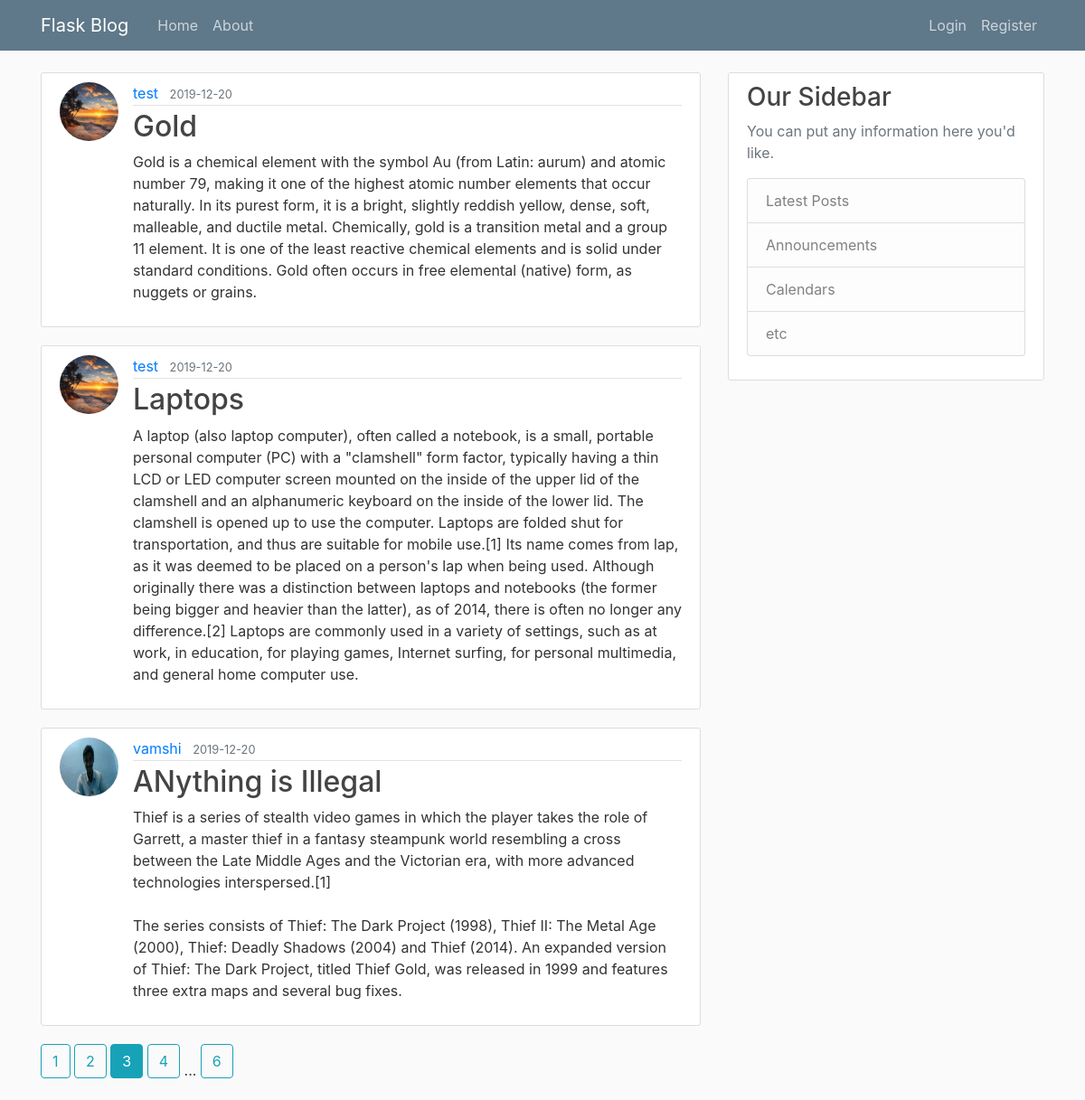
Screenshot of /home?page=3 with the database file from the repository.
### flaskblog/models.py (models this page shows, shortened)
class Post(db.Model):
    id = db.Column(db.Integer, primary_key=True)
    title = db.Column(db.String(100), nullable=False)
    date_posted = db.Column(db.DateTime, nullable=False, default=datetime.utcnow)
    content = db.Column(db.Text, nullable=False)
    user_id = db.Column(db.Integer, db.ForeignKey('user.id'), nullable=False)

class User(db.Model, UserMixin):
    id = db.Column(db.Integer, primary_key=True)
    username = db.Column(db.String(20), unique=True, nullable=False)
    email = db.Column(db.String(120), unique=True, nullable=False)
    image_file = db.Column(db.String(20), nullable=False, default='default.jpeg')
    password = db.Column(db.String(60), nullable=False)
    posts = db.relationship('Post', backref='author', lazy=True)

### flaskblog/main/routes.py (the view)
@main.route("/")
@main.route("/home",methods=['GET'])
def home():
    page = request.args.get('page',1,type=int)
    posts = Post.query.order_by(Post.date_posted.desc()).paginate(page=page, per_page=3)
    return render_template('home.html', posts=posts)

### flaskblog/templates/home.html
{% extends "layout.html" %}
{% block content %}
	{% for post in posts.items %}
		<article class="media content-section">
			<img src="{{ url_for('static', filename='pics/'+ post.author.image_file) }}" class="rounded-circle article-img">
		  <div class="media-body">
		    <div class="article-metadata">
		      <a class="mr-2" href="{{ url_for('users.user_posts', username=post.author.username) }}">{{ post.author.username }}</a>
		      <small class="text-muted">{{ post.date_posted.strftime('%Y-%m-%d') }}</small>
		    </div>
		    <h2><a class="article-title" href="{{ url_for('posts.post',post_id = post.id) }}">{{ post.title }}</a></h2>
		    <p class="article-content">{{ post.content }}</p>
		  </div>
		</article>
	{%endfor%}
	{% for page_num in posts.iter_pages(left_edge=1, right_edge=1, left_current=1, right_current=2) %}
		{% if page_num %}
			{% if posts.page == page_num %}
				<a class="btn btn-info mb-4" href="{{ url_for('main.home',page = page_num) }}">
				{{ page_num }}
			</a>
			{% else %}
				<a class="btn btn-outline-info mb-4" href="{{ url_for('main.home',page = page_num) }}">
				{{ page_num }}
			</a>
			{%endif%}
		{%else%}
			...
		{%endif%}
	{%endfor%}
{% endblock content %}

### flaskblog/static/main.css (style rules this page uses)
body { background: #fafafa; color: #333333; margin-top: 5rem; }
h1, h2, h3, h4, h5, h6 { color: #444444; }
.content-section { background: #ffffff; padding: 10px 20px; border: 1px solid #dddddd; border-radius: 3px; margin-bottom: 20px; }
.article-title { color: #444444; }
.article-content { white-space: pre-line; }
.article-img { height: 65px; width: 65px; margin-right: 16px; }
.article-metadata { padding-bottom: 1px; margin-bottom: 4px; border-bottom: 1px solid #e3e3e3 }

### rows the page displays
Post: image_file (placeholder picture), author.username "test", date_posted "2019-12-20", title "Gold", content "Gold is a chemical element with the symbol Au (from Latin: aurum) and atomic number 79, making it one of the highest atomic number elements that occur naturally. In its purest form, it is a bright, slightly reddish yellow, dense, soft, malleable, and ductile metal. Chemically, gold is a transition metal and a group 11 element. It is one of the least reactive chemical elements and is solid under standard conditions. Gold often occurs in free elemental (native) form, as nuggets or grains."
Post: image_file (placeholder picture), author.username "test", date_posted "2019-12-20", title "Laptops", content "A laptop (also laptop computer), often called a notebook, is a small, portable personal computer (PC) with a \"clamshell\" form factor, typically having a thin LCD or LED computer screen mounted on the inside of the upper lid of the clamshell and an alphanumeric keyboard on the inside of the lower lid. The clamshell is opened up to use the computer. Laptops are folded shut for transportation, and thus are suitable for mobile use.[1] Its name comes from lap, as it was deemed to be placed on a person's lap when being used. Although originally there was a distinction between laptops and notebooks (the former being bigger and heavier than the latter), as of 2014, there is often no longer any…"
Post: image_file (picture), author.username "vamshi", date_posted "2019-12-20", title "ANything is Illegal", content "Thief is a series of stealth video games in which the player takes the role of Garrett, a master thief in a fantasy steampunk world resembling a cross between the Late Middle Ages and the Victorian era, with more advanced technologies interspersed.[1] The series consists of Thief: The Dark Project (1998), Thief II: The Metal Age (2000), Thief: Deadly Shadows (2004) and Thief (2014). An expanded version of Thief: The Dark Project, titled Thief Gold, was released in 1999 and features three extra maps and several bug fixes."

### other values shown
{{ page_num }} "1" "2" "4" "6"
{{ page_num }} "3"
